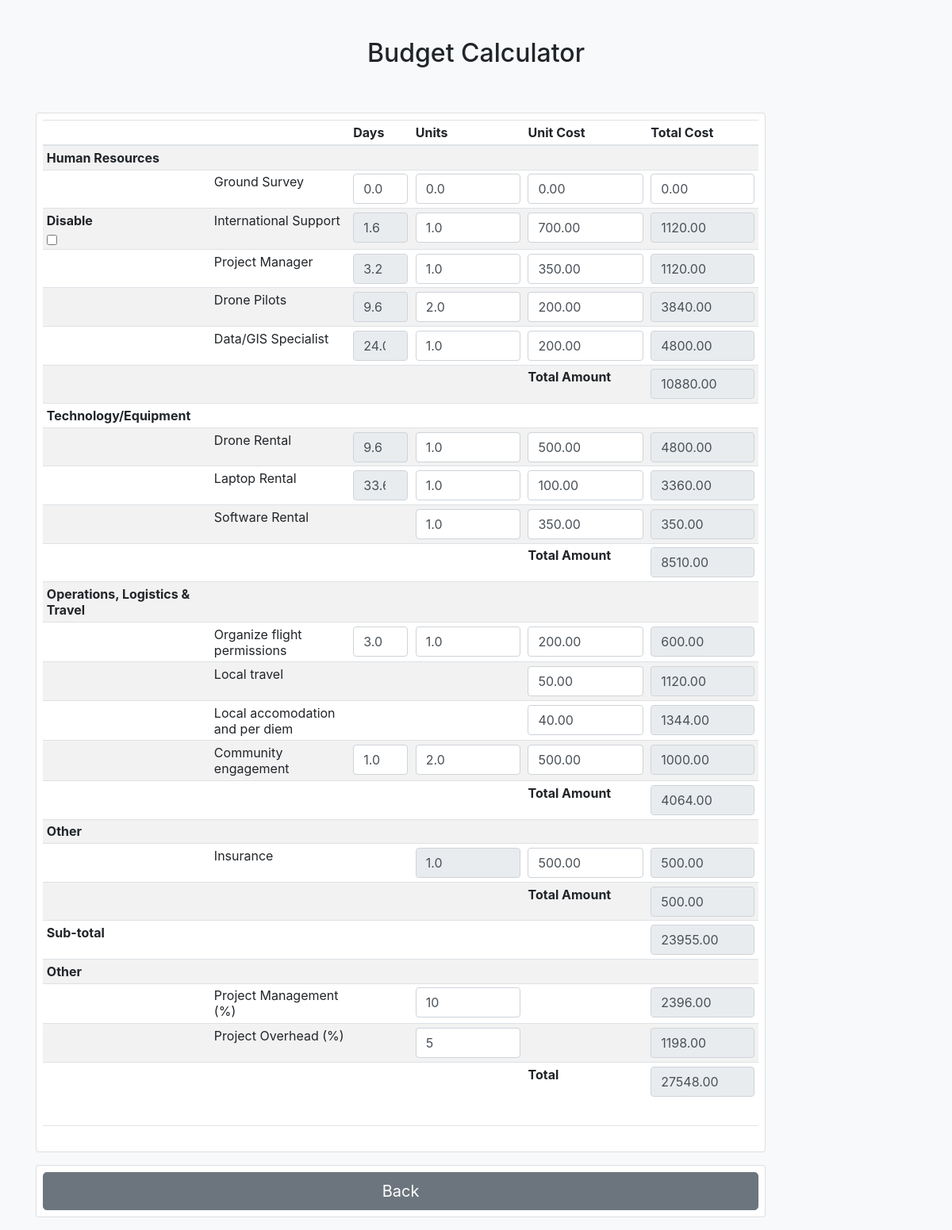
/budget, run on an earlier commit of the app's database.
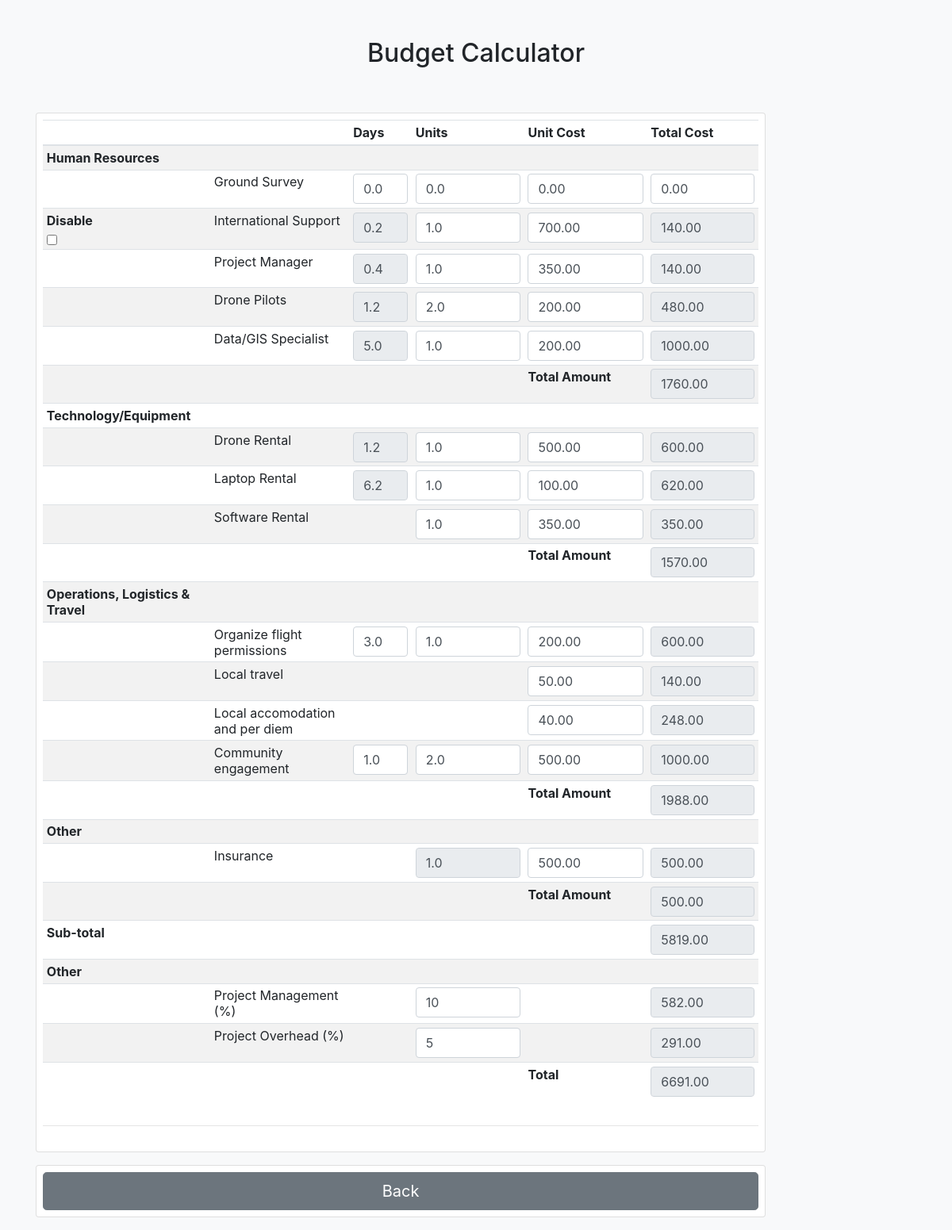
And on a later commit of the database.
### planner/models.py (models this page shows, shortened)
class BudgetItemCost(models.Model):
    budget_item = models.ForeignKey(BudgetItem, on_delete=models.CASCADE)
    days = models.FloatField(blank = True, null = True)
    unitCost = models.DecimalField(max_digits=10, decimal_places=2)
    units = models.FloatField(blank =True, null =True)
    totalCost = models.DecimalField(max_digits=10, decimal_places=2)

class DepartmentCost(models.Model):
    department = models.ForeignKey(Department, on_delete=models.CASCADE)
    total_Cost = models.DecimalField(max_digits=10, decimal_places=2)

class BudgetEstimate(models.Model):
    name = models.CharField(max_length=40)
    cost = models.DecimalField(max_digits=10, decimal_places=2)

class BudgetItem(models.Model):
    name = models.CharField(max_length=50)
    department = models.ForeignKey(Department, on_delete=models.CASCADE)

### planner/views.py (the view)
# urls.py: path('budget',views.budget_calc,name="budget"),
def budget_calc(request):
    if request.method == "POST":
        num_flights = request.POST["num_flights"]
        images_captured = request.POST["images_captured"]
        selected_drone_id = request.POST["selected_drone"]
        selected_drone = Drone.objects.get(id=selected_drone_id)
        budget_item_costs = BudgetItemCost.objects.all()
        department_costs = DepartmentCost.objects.all()
        budget_estimate = BudgetEstimate.objects.get(name='Total')
        budget_sub_total = BudgetEstimate.objects.get(name='SubTotal')
        cal = BudgetCalculations(num_flights, images_captured)
        cal.set_days()
        return render(
            request, "planner/budget.html"
            ,{
                "budget_item_costs": budget_item_costs,
                "department_costs": department_costs,
                "budget_estimate": budget_estimate,
                "budget_sub_total": budget_sub_total
        },)
    elif request.method == "GET":
        budget_item_costs = BudgetItemCost.objects.all()
        department_costs = DepartmentCost.objects.all()
        budget_estimate = BudgetEstimate.objects.get(name='Total')
        budget_sub_total = BudgetEstimate.objects.get(name='SubTotal')
        return render(request, "planner/budget.html"
        ,{
                "budget_item_costs": budget_item_costs,
                "department_costs": department_costs,
                "budget_estimate": budget_estimate,
                "budget_sub_total": budget_sub_total
        },)

### planner/templates/planner/budget.html (shortened to what the changed rows need)
<html>
<head>
  <link rel="stylesheet" href="https://stackpath.bootstrapcdn.com/bootstrap/4.5.0/css/bootstrap.min.css">
</head>
<body class="bg-light">
  <div class="container">
    <div class="py-5 text-center">
      <h2>Budget Calculator {{cost}} </h2>
    </div>
    <div class="row">
      <div class="col-md-10 order-md-1">
        <form action="{% url 'budget_adjustment'%}" class="card p-2 test" method="POST"> {% csrf_token %}
          <table class="table table-striped table-sm">
            <thead>
              <tr>
                <th scope="col"></th>
                <th scope="col"></th>
                <th scope="col">Days</th>
                <th scope="col">Units</th>
                <th scope="col">Unit Cost</th>
                <th scope="col">Total Cost</th>
              </tr>
            </thead>
            <tbody>
              <tr>
                <th>Human Resources</th>
              </tr>
              <tr>
                <th scope="row"></th>
              </tr>
              <tr id="row_int_support">
                <th scope="row">
                  <div>
                    <label for="check_int_support">Disable</label> <br>
                    <input type="checkbox" id="check_int_support" name="check_int_support">
                  </div>
                </th>
                {% for budget_item_cost in budget_item_costs %}
                    {% if  budget_item_cost.budget_item.name == 'International support' %}
                <td><input type="number" class="form-control" min="0" id="international_days" name="international_days" max="100"  value ={{budget_item_cost.days}} readonly></td>
                <td><input type="number" class="form-control" min="0" id="international_unit" name="international_unit" value ={{budget_item_cost.units}}></td>
                <td><input type="number" class="form-control" min="0" id="international_unit_cost" name="international_unit_cost" value ={{budget_item_cost.unitCost}}></td>
                <td><input type="number" class="form-control" min="0" id="international_total" name="international_total" readonly value ={{budget_item_cost.totalCost}}></td>
                  {% endif %}
                {% endfor %}
              </tr>
              <tr>
                <th scope="row"></th>
                {% for budget_item_cost in budget_item_costs %}
                {% if  budget_item_cost.budget_item.name == 'Project Manager' %}
                <td><input type="number" class="form-control" min="0" name="project_manager_days" max="100" readonly value={{budget_item_cost.days}}></td>
                <td><input type="number" class="form-control" min="0" name="project_manager_unit" value={{budget_item_cost.units}}></td>
                <td><input type="number" class="form-control" min="0" name="project_manager_unit_cost"  value={{budget_item_cost.unitCost}}></td>
                <td><input type="number" class="form-control" min="0" name="project_manager_total" readonly value={{budget_item_cost.totalCost}}></td>
                {% endif %}
                {% endfor %}
              </tr>
              <tr>
                <th scope="row"></th>
                {% for budget_item_cost in budget_item_costs %}
                {% if  budget_item_cost.budget_item.name == 'Drone Pilots' %}
                <td><input type="number" class="form-control" min="0" id="drone_p_days" name="drone_p_days" max="100" readonly value ={{budget_item_cost.days}}></td>
                <td><input type="number" class="form-control" min="0" id="drone_p_unit" name="drone_p_unit" value ={{budget_item_cost.units}}></td>
                <td><input type="number" class="form-control" min="0" id="drone_p_unit_cost" name="drone_p_unit_cost" value ={{budget_item_cost.unitCost}}></td>
                <td><input type="number" class="form-control" min="0" id="drone_p_total" name="drone_p_total" readonly value ={{budget_item_cost.totalCost}}></td>
                {% endif %}
                {% endfor %}
              </tr>
              <tr>
                <th scope="row"></th>
                {% for budget_item_cost in budget_item_costs %}
                {% if  budget_item_cost.budget_item.name == 'Data Gis specialist' %}
                <td><input type="number" class="form-control" min="0" id="gis_days" name="gis_days" max="100" readonly value ={{budget_item_cost.days}}></td>
                <td><input type="number" class="form-control" min="0" id="gis_unit" name="gis_unit" value ={{budget_item_cost.units}}></td>
                <td><input type="number" class="form-control" min="0" id="gis_unit_cost" name="gis_unit_cost" value ={{budget_item_cost.unitCost}}></td>
                <td><input type="number" class="form-control" min="0" id="gis_total" name="gis_total" readonly value ={{budget_item_cost.totalCost}}></td>
                {% endif %}
                {% endfor %}
              </tr>
              <tr>
                <th scope="row">Total Amount</th>
                {% for department_cost in department_costs %}
                {% if  department_cost.department.name == 'Human Resources' %}
                <td><input type="number" class="form-control" min="0" id="human_r_total" name="human_r_total" readonly value="{{department_cost.total_Cost}}"></td>
                {% endif %}
                {% endfor %}
              </tr>
              <tr>
                <th>Technology/Equipment</th>
              </tr>
              <tr>
                <th scope="row"></th>
                {% for budget_item_cost in budget_item_costs %}
                {% if  budget_item_cost.budget_item.name == 'Drone Rental' %}
                <td><input type="number" class="form-control" min="0" id="drone_r_days" name="drone_r_days" max="100" readonly value ={{budget_item_cost.days}}></td>
                <td><input type="number" class="form-control" min="0" id="drone_r_unit" name="drone_r_unit" value ={{budget_item_cost.units}}></td>
                <td><input type="number" class="form-control" min="0" id="drone_r_unit_cost" name="drone_r_unit_cost" value ={{budget_item_cost.unitCost}}></td>
                <td><input type="number" class="form-control" min="0" id="drone_r_total" name="drone_r_total" readonly value ={{budget_item_cost.totalCost}}></td>
                {% endif %}
                {% endfor %}
              </tr>
              <tr>
                <th scope="row"></th>
                {% for budget_item_cost in budget_item_costs %}
                {% if  budget_item_cost.budget_item.name == 'Laptop Rental' %}
                <td><input type="number" class="form-control" min="0" id="laptop_r_days" name="laptop_r_days" max="100" readonly value ={{budget_item_cost.days}}></td>
                <td><input type="number" class="form-control" min="0" id="laptop_r_unit_cost" name="laptop_r_unit_cost" value ={{budget_item_cost.units}}></td>
                <td><input type="number" class="form-control" min="0" id="laptop_r_unit" name="laptop_r_unit" value ={{budget_item_cost.unitCost}}></td>
                <td><input type="number" class="form-control" min="0" id="laptop_r_total" name="laptop_r_total" readonly value ={{budget_item_cost.totalCost}}></td>
                {% endif %}
                {% endfor %}
              </tr>
              <tr>
                <th scope="row"></th>
              </tr>
              <tr>
                <th scope="row">Total Amount</th>
                {% for department_cost in department_costs %}
                {% if  department_cost.department.name == 'Technology' %}
                <td><input type="number" class="form-control" min="0" id="tech_r_total" name="tech_r_total" readonly value="{{department_cost.total_Cost}}"></td>
                {% endif %}
                {% endfor %}
              </tr>
              <tr>
                <th>Operations, Logistics & Travel</th>
              </tr>
              <tr>
                <th scope="row"></th>
              </tr>
              <tr>
                <th scope="row"></th>
                {% for budget_item_cost in budget_item_costs %}
                {% if  budget_item_cost.budget_item.name == 'Local Travel' %}
                <td><input type="number" class="form-control" min="0" id="travel_days" name="travel_days" max="100" readonly hidden value ={{budget_item_cost.days}}></td>
                <td><input type="number" class="form-control" min="0" id="travel_unit" name="travel_unit" readonly hidden value ={{budget_item_cost.units}}></td>
                <td><input type="number" class="form-control" min="0" id="travel_unit_cost" name="travel_unit_cost" value ={{budget_item_cost.unitCost}}></td>
                <td><input type="number" class="form-control" min="0" id="travel_total" name="travel_total" readonly value ={{budget_item_cost.totalCost}}></td>
                {% endif %}
                {% endfor %}
              </tr>
              <tr>
                <th scope="row"></th>
                {% for budget_item_cost in budget_item_costs %}
                {% if  budget_item_cost.budget_item.name == 'Local accomodation and per diem' %}
                <td><input type="number" class="form-control" min="0" id="accodomation_days"  name="accodomation_days" max="100" hidden readonly value ={{budget_item_cost.days}}></td>
                <td><input type="number" class="form-control" min="0" id="accodomation_unit" name="accodomation_unit" hidden readonly value ={{budget_item_cost.units}}></td>
                <td><input type="number" class="form-control" min="0" id="accodomation_unit_cost" name="accodomation_unit_cost" value ={{budget_item_cost.unitCost}}></td>
                <td><input type="number" class="form-control" min="0" id="accodomation_total" name="accodomation_total" readonly value ={{budget_item_cost.totalCost}}></td>
                {% endif %}
                {% endfor %}
              </tr>
              <tr>
                <th scope="row"></th>
              </tr>
              <tr>
                <th scope="row">Total Amount</th>
                {% for department_cost in department_costs %}
                {% if  department_cost.department.name == 'Operations' %}
                <td><input type="number" class="form-control" min="0" id="operations_total" name="operations_total" readonly value="{{department_cost.total_Cost}}"></td>
                {% endif %}
                {% endfor %}
              </tr>
              <tr>
              <th colspan='6'>Other</th>
              </tr>
              <tr>
                <th scope="row"></th>
              </tr>
              <tr>
                <th scope="row">Total Amount</th>
              </tr>
              <tr>
                <th colspan='5'>Sub-total</th>
                <td><input type="number" class="form-control" min="0" id="sub_total" name="sub_total" value={{budget_sub_total.cost}} readonly></td>
              </tr>
              <tr>
                <th colspan='6'>Other</th>
              </tr>
              <tr>
                <th scope="row"></th>
                <td>Project Management (%)</td>
                {% for budget_item_cost in budget_item_costs %}
                {% if  budget_item_cost.budget_item.name == 'Project Management' %}
                <td><input type="number" class="form-control" min="0" id="project_m_unit" name="project_m_unit" readonly value ={{budget_item_cost.units}} hidden></td>
                <td><input type="number" class="form-control"  id="project_m_unit_cost" name="project_m_unit_cost"  value ={% widthratio budget_item_cost.unitCost 1 100 %}></td>
                <td></td>
                <td><input type="number" class="form-control" min="0" id="project_m_total" name="project_m_total" readonly value ={{budget_item_cost.totalCost}}></td>
                {% endif %}
                {% endfor %}
              </tr>
              <tr>
                <th scope="row"></th>
                {% for budget_item_cost in budget_item_costs %}
                {% if  budget_item_cost.budget_item.name == 'Project Overhead' %}
                <td><input type="hidden" value={{budget_item_cost.budget_item.name}}/>{{budget_item_cost.budget_item.name}} (%)</td>
                <td><input type="number" class="form-control" min="0" id="project_o_unit" name="project_o_unit" readonly value ={{budget_item_cost.units}} hidden></td>
                <td><input type="number" class="form-control" id="project_o_unit_cost" name="project_o_unit_cost"  value ={% widthratio budget_item_cost.unitCost 1 100 %} ></td>
                <td></td>
                <td><input type="number" class="form-control" min="0" id="project_o_total" id="project_o_total" name="project_o_total" readonly value ={{budget_item_cost.totalCost}}></td>
                {% endif %}
                {% endfor %}
              </tr>
              <tr>
                <th scope="row">Total</th>
                      <td><input type="number" class="form-control" min="0" id="total_overal" name="total_overal" readonly value="{{budget_estimate.cost}}"></td>
              </tr>
            </tbody>
          </table>
        </form>
      </div>
    </div>
  </div>
</body>

What changed in the data, as far as the page shows it:
changed BudgetItemCost (number 2 of 15 on the later page): international_days "1.6" → "0.2"; international_total "1120.00" → "140.00"
changed BudgetItemCost (number 3 of 15 on the later page): project_manager_days "3.2" → "0.4"; project_manager_total "1120.00" → "140.00"
changed BudgetItemCost (number 4 of 15 on the later page): drone_p_days "9.6" → "1.2"; drone_p_total "3840.00" → "480.00"
changed BudgetItemCost (number 5 of 15 on the later page): gis_days "24.0" → "5.0"; gis_total "4800.00" → "1000.00"
changed DepartmentCost (number 1 of 4 on the later page): human_r_total "10880.00" → "1760.00"
changed BudgetItemCost (number 6 of 15 on the later page): drone_r_days "9.6" → "1.2"; drone_r_total "4800.00" → "600.00"
changed BudgetItemCost (number 7 of 15 on the later page): laptop_r_days "33.6" → "6.2"; laptop_r_total "3360.00" → "620.00"
changed DepartmentCost (number 2 of 4 on the later page): tech_r_total "8510.00" → "1570.00"
changed BudgetItemCost (number 10 of 15 on the later page): travel_total "1120.00" → "140.00"
changed BudgetItemCost (number 11 of 15 on the later page): accodomation_total "1344.00" → "248.00"
changed DepartmentCost (number 3 of 4 on the later page): operations_total "4064.00" → "1988.00"
changed BudgetEstimate (number 1 of 2 on the later page): sub_total "23955.00" → "5819.00"
changed BudgetItemCost (number 14 of 15 on the later page): project_m_total "2396.00" → "582.00"
changed BudgetItemCost "Project Overhead": project_o_total "1198.00" → "291.00"
changed BudgetEstimate (number 2 of 2 on the later page): total_overal "27548.00" → "6691.00"
